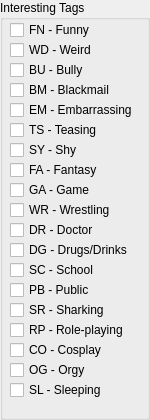
              <widget class="QGroupBox" name="groupBox_6">
               <property name="minimumSize">
                <size>
                 <width>0</width>
                 <height>410</height>
                </size>
               </property>
               <property name="maximumSize">
                <size>
                 <width>16777215</width>
                 <height>460</height>
                </size>
               </property>
               <property name="title">
                <string>Interesting Tags</string>
               </property>
               <widget class="QWidget" name="verticalLayoutWidget_5">
                <property name="geometry">
                 <rect>
                  <x>10</x>
                  <y>20</y>
                  <width>131</width>
                  <height>391</height>
                 </rect>
                </property>
                <layout class="QVBoxLayout" name="verticalLayout_8">
                 <property name="spacing">
                  <number>0</number>
                 </property>
                 <item>
                  <widget class="QCheckBox" name="checkBox_int_FN">
                   <property name="toolTip">
                    <string>make you laugh with some of the stuff they do</string>
                   </property>
                   <property name="text">
                    <string>FN - Funny</string>
                   </property>
                  </widget>
                 </item>
                 <item>
                  <widget class="QCheckBox" name="checkBox_int_WD">
                   <property name="toolTip">
                    <string>sometimes it's not even about getting a boner...</string>
                   </property>
                   <property name="text">
                    <string>WD - Weird</string>
                   </property>
                  </widget>
                 </item>
                 <item>
                  <widget class="QCheckBox" name="checkBox_int_BU">
                   <property name="toolTip">
                    <string>usually school bullying</string>
                   </property>
                   <property name="text">
                    <string>BU - Bully</string>
                   </property>
                  </widget>
                 </item>
                 <item>
                  <widget class="QCheckBox" name="checkBox_int_BM">
                   <property name="toolTip">
                    <string>girl is forced over guilt of something; having sex to get a job or good grades</string>
                   </property>
                   <property name="text">
                    <string>BM - Blackmail</string>
                   </property>
                  </widget>
                 </item>
                 <item>
                  <widget class="QCheckBox" name="checkBox_int_EM">
                   <property name="toolTip">
                    <string>girl is forced and made shameful or embarrassed over her actions</string>
                   </property>
                   <property name="text">
                    <string>EM - Embarrassing</string>
                   </property>
                  </widget>
                 </item>
                 <item>
                  <widget class="QCheckBox" name="checkBox_int_TS">
                   <property name="toolTip">
                    <string>girl is playfully forced to do embarrassing things, mild</string>
                   </property>
                   <property name="text">
                    <string>TS - Teasing</string>
                   </property>
                  </widget>
                 </item>
                 <item>
                  <widget class="QCheckBox" name="checkBox_int_SY">
                   <property name="toolTip">
                    <string>shy, reluctant about everything - beyond embarrassing tag</string>
                   </property>
                   <property name="text">
                    <string>SY - Shy</string>
                   </property>
                  </widget>
                 </item>
                 <item>
                  <widget class="QCheckBox" name="checkBox_int_FA">
                   <property name="toolTip">
                    <string>time manipulation, ghosts, body switching, mind control, etc</string>
                   </property>
                   <property name="text">
                    <string>FA - Fantasy</string>
                   </property>
                  </widget>
                 </item>
                 <item>
                  <widget class="QCheckBox" name="checkBox_int_GA">
                   <property name="toolTip">
                    <string>usually funny, takes crazy Japanese gameshow and puts porn in the equation</string>
                   </property>
                   <property name="text">
                    <string>GA - Game</string>
                   </property>
                  </widget>
                 </item>
                 <item>
                  <widget class="QCheckBox" name="checkBox_int_WR">
                   <property name="toolTip">
                    <string>men v women, women v women, whatever it is, there is a wrestling match!</string>
                   </property>
                   <property name="text">
                    <string>WR - Wrestling</string>
                   </property>
                  </widget>
                 </item>
                 <item>
                  <widget class="QCheckBox" name="checkBox_int_DR">
                   <property name="toolTip">
                    <string>here the check-up gets a little sexy</string>
                   </property>
                   <property name="text">
                    <string>DR - Doctor</string>
                   </property>
                  </widget>
                 </item>
                 <item>
                  <widget class="QCheckBox" name="checkBox_int_DG">
                   <property name="toolTip">
                    <string>girls getting drugged or drunk. Bad things happen</string>
                   </property>
                   <property name="text">
                    <string>DG - Drugs/Drinks</string>
                   </property>
                  </widget>
                 </item>
                 <item>
                  <widget class="QCheckBox" name="checkBox_int_SC">
                   <property name="toolTip">
                    <string>takes place in or around a school, teachers are obviously often involved</string>
                   </property>
                   <property name="text">
                    <string>SC - School</string>
                   </property>
                  </widget>
                 </item>
                 <item>
                  <widget class="QCheckBox" name="checkBox_int_PB">
                   <property name="toolTip">
                    <string>in a weird location, out in public, exhibitionists...</string>
                   </property>
                   <property name="text">
                    <string>PB - Public</string>
                   </property>
                  </widget>
                 </item>
                 <item>
                  <widget class="QCheckBox" name="checkBox_int_SR">
                   <property name="toolTip">
                    <string>wonderful sharking videos</string>
                   </property>
                   <property name="text">
                    <string>SR - Sharking</string>
                   </property>
                  </widget>
                 </item>
                 <item>
                  <widget class="QCheckBox" name="checkBox_int_RP">
                   <property name="toolTip">
                    <string>generic costumes like nun, police, or maid; acting while acting</string>
                   </property>
                   <property name="text">
                    <string>RP - Role-playing</string>
                   </property>
                  </widget>
                 </item>
                 <item>
                  <widget class="QCheckBox" name="checkBox_int_CO">
                   <property name="toolTip">
                    <string>costumes are involved that imply &quot;named&quot; characters</string>
                   </property>
                   <property name="text">
                    <string>CO - Cosplay</string>
                   </property>
                  </widget>
                 </item>
                 <item>
                  <widget class="QCheckBox" name="checkBox_int_OG">
                   <property name="toolTip">
                    <string>consensual group sex, not gang rapes</string>
                   </property>
                   <property name="text">
                    <string>OG - Orgy</string>
                   </property>
                  </widget>
                 </item>
                 <item>
                  <widget class="QCheckBox" name="checkBox_int_SL">
                   <property name="toolTip">
                    <string>whether just sleeping or drugged, girl is asleep when sexy happens</string>
                   </property>
                   <property name="text">
                    <string>SL - Sleeping</string>
                   </property>
                  </widget>
                 </item>
                </layout>
               </widget>
              </widget>
